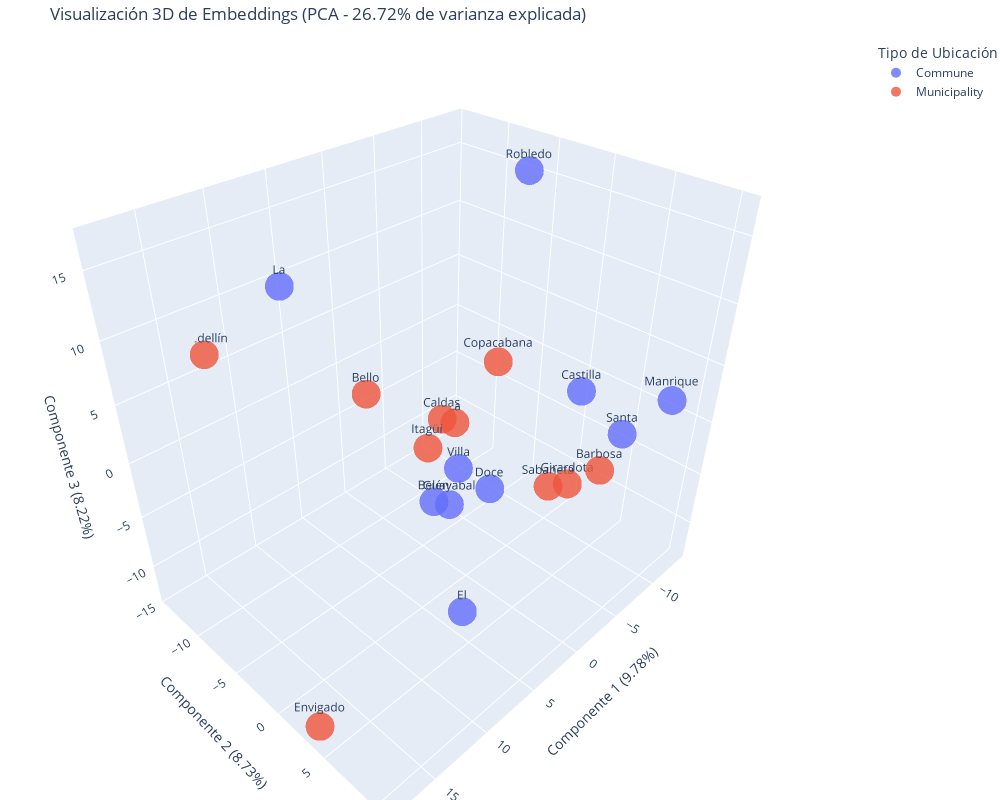

Notebook code for this chart:
### Markdown cell above
## Visualización de Embeddings con Reducción de Dimensionalidad

Los embeddings son vectores de alta dimensionalidad (cientos o miles de dimensiones), por lo que necesitamos reducir su dimensionalidad para visualizarlos. Usaremos PCA y t-SNE:

### Code cell
# Primero, aplicamos normalización a los embeddings para evitar problemas numéricos
import warnings
from sklearn.preprocessing import RobustScaler
from sklearn.exceptions import ConvergenceWarning

# Suprimir advertencias específicas de sklearn
warnings.filterwarnings('ignore', category=RuntimeWarning)
warnings.filterwarnings('ignore', category=ConvergenceWarning)

# Verificar si hay valores problemáticos en los embeddings
print(f"Verificando datos: NaN: {np.isnan(embeddings_array).any()}, "
      f"Inf: {np.isinf(embeddings_array).any()}")
print(f"Valor mínimo: {np.min(embeddings_array)}, Valor máximo: {np.max(embeddings_array)}")

# Limpiar datos: reemplazar valores inf y nan si existen
embeddings_clean = np.nan_to_num(embeddings_array, nan=0.0, posinf=1.0, neginf=-1.0)

# Usar RobustScaler que es menos sensible a valores atípicos
scaler = RobustScaler()
embeddings_scaled = scaler.fit_transform(embeddings_clean)

# Verificar nuevamente después de la limpieza y escalado
print(f"Después de limpieza: NaN: {np.isnan(embeddings_scaled).any()}, "
      f"Inf: {np.isinf(embeddings_scaled).any()}")
print(f"Valor mínimo: {np.min(embeddings_scaled)}, Valor máximo: {np.max(embeddings_scaled)}")

# Aplicar PCA con manejo de errores
try:
    # Usar svd_solver='arpack' que suele ser más estable para matrices problemáticas
    pca = PCA(n_components=3, svd_solver='arpack', random_state=42)
    embeddings_3d = pca.fit_transform(embeddings_scaled)
    varianza_explicada = pca.explained_variance_ratio_ * 100
    
    print(f"Varianza explicada por cada componente:")
    print(f"Componente 1: {varianza_explicada[0]:.2f}%")
    print(f"Componente 2: {varianza_explicada[1]:.2f}%")
    print(f"Componente 3: {varianza_explicada[2]:.2f}%")
    print(f"Total: {sum(varianza_explicada):.2f}%")
    
    # Si todo funciona bien con PCA, continuamos con la visualización
    viz_df = pd.DataFrame({
        'x': embeddings_3d[:, 0],
        'y': embeddings_3d[:, 1],
        'z': embeddings_3d[:, 2],
        'documento': [doc.split()[0] for doc in results['documents']],
        'documento_completo': results['documents'],
        'tipo': location_types
    })
    
    # Crear gráfico 3D interactivo
    fig = px.scatter_3d(
        viz_df, 
        x='x', 
        y='y', 
        z='z',
        color='tipo',
        hover_data=['documento_completo'],
        text='documento',
        title=f'Visualización 3D de Embeddings (PCA - {sum(varianza_explicada):.2f}% de varianza explicada)',
        labels={
            'x': f'Componente 1 ({varianza_explicada[0]:.2f}%)', 
            'y': f'Componente 2 ({varianza_explicada[1]:.2f}%)', 
            'z': f'Componente 3 ({varianza_explicada[2]:.2f}%)'
        }
    )
    
    fig.update_traces(
        marker=dict(size=10, opacity=0.8), 
        selector=dict(mode='markers+text'),
        textposition='top center'
    )
    
    fig.update_layout(
        scene=dict(
            xaxis_title=f'Componente 1 ({varianza_explicada[0]:.2f}%)',
            yaxis_title=f'Componente 2 ({varianza_explicada[1]:.2f}%)',
            zaxis_title=f'Componente 3 ({varianza_explicada[2]:.2f}%)'
        ),
        legend_title_text='Tipo de Ubicación',
        height=800,
        width=1000,
        margin=dict(l=0, r=0, t=40, b=0)
    )
    
    fig.show()
    
except Exception as e:
    print(f"Error al aplicar PCA: {e}")
    print("Intentando con un enfoque alternativo: UMAP")
    
    # Si PCA falla, intentamos con UMAP que es más robusto
    try:
        # Importar UMAP (si no está instalado, ejecute: pip install umap-learn)
        from umap import UMAP
        
        # UMAP es más robusto para embeddings
        reducer = UMAP(n_components=3, random_state=42)
        embeddings_3d = reducer.fit_transform(embeddings_clean)
        
        # Creamos la visualización con UMAP
        viz_df = pd.DataFrame({
            'x': embeddings_3d[:, 0],
            'y': embeddings_3d[:, 1],
            'z': embeddings_3d[:, 2],
            'documento': [doc.split()[0] for doc in results['documents']],
            'documento_completo': results['documents'],
            'tipo': location_types
        })
        
        fig = px.scatter_3d(
            viz_df, 
            x='x', 
            y='y', 
            z='z',
            color='tipo',
            hover_data=['documento_completo'],
            text='documento',
            title='Visualización 3D de Embeddings con UMAP',
            labels={'x': 'UMAP 1', 'y': 'UMAP 2', 'z': 'UMAP 3'}
        )
        
        fig.update_traces(
            marker=dict(size=10, opacity=0.8), 
            selector=dict(mode='markers+text'),
            textposition='top center'
        )
        
        fig.update_layout(
            scene=dict(
                xaxis_title='UMAP 1',
                yaxis_title='UMAP 2',
                zaxis_title='UMAP 3'
            ),
            legend_title_text='Tipo de Ubicación',
            height=800,
            width=1000
        )
        
        fig.show()
        
    except ImportError:
        print("UMAP no está instalado. Usando t-SNE en 3D como alternativa.")
        
        # Si UMAP no está disponible, usar t-SNE en 3D
        tsne = TSNE(n_components=3, perplexity=5, random_state=42)
        embeddings_3d = tsne.fit_transform(embeddings_clean)
        
        viz_df = pd.DataFrame({
            'x': embeddings_3d[:, 0],
            'y': embeddings_3d[:, 1],
            'z': embeddings_3d[:, 2],
            'documento': [doc.split()[0] for doc in results['documents']],
            'documento_completo': results['documents'],
            'tipo': location_types
        })
        
        fig = px.scatter_3d(
            viz_df, 
            x='x', 
            y='y', 
            z='z',
            color='tipo',
            hover_data=['documento_completo'],
            text='documento',
            title='Visualización 3D de Embeddings con t-SNE',
            labels={'x': 't-SNE 1', 'y': 't-SNE 2', 'z': 't-SNE 3'}
        )
        
        fig.update_traces(
            marker=dict(size=10, opacity=0.8), 
            selector=dict(mode='markers+text'),
            textposition='top center'
        )
        
        fig.update_layout(
            scene=dict(
                xaxis_title='t-SNE 1',
                yaxis_title='t-SNE 2',
                zaxis_title='t-SNE 3'
            ),
            legend_title_text='Tipo de Ubicación',
            height=800,
            width=1000
        )
        
        fig.show()

### Figure 1 — Plotly figure (JSON) as saved in the notebook; plotly's stock layout.template omitted (floating-point values rounded to 4 significant figures)
{"data": [{"customdata": [["Belén 8.83 217501 Arepa de Choclo Parque Biblioteca Belén 450"], ["La Candelaria 3.5 100000 Bandeja Paisa Plaza Botero 500"], ["El Poblado 23.1 130000 Sancocho Antioqueño Parque Lleras 800"], ["Robledo 13.5 150000 Empanadas Cerro El Volador 400"], ["Manrique 7.5 120000 Chorizo Antioqueño Parque de los Deseos 380"], ["Villa Hermosa 5.8 104450 Arepa de Queso Parque Biblioteca León de Greiff 390"], ["Guayabal 7.6 76355 Lechona Parque Juan Pablo II 420"], ["Castilla 6.2 110000 Frijoles con Chicharrón Parque Juanes de la Paz 370"], ["Santa Cruz 5.5 95000 Chicharrón Parque Santa Cruz 360"], ["Doce de Octubre 6.0 98000 Mondongo Parque Doce de Octubre 365"]], "hovertemplate": "tipo=Commune<br>Componente 1 (9.78%)=%{x}<br>Componente 2 (8.73%)=%{y}<br>Componente 3 (8.22%)=%{z}<br>documento=%{text}<br>documento_completo=%{customdata[0]}<extra></extra>", "legendgroup": "Commune", "marker": {"color": "#636efa", "opacity": 0.8, "size": 10, "symbol": "circle"}, "mode": "markers+text", "name": "Commune", "scene": "scene", "showlegend": true, "text": ["Belén", "La", "El", "Robledo", "Manrique", "Villa", "Guayabal", "Castilla", "Santa", "Doce"], "textposition": "top center", "type": "scatter3d", "x": [4.61, 6.483, 8.869, -9.563, -9.103, 5.419, 0.5446, -9.928, -4.108, -5.781], "y": [0.8085, -12.78, 7.694, -3.786, 10.53, 3.862, -1.514, 2.45, 9.959, -2.826], "z": [-2.616, 10.24, -5.433, 16.83, 4.201, 2.563, -6.742, 0.8048, 3.58, -9.606]}, {"customdata": [["Medellín 380.64 2533424 Bandeja Paisa Plaza Botero 850"], ["Bello 142.36 532154 Arepa de Chocolo Puerta del Norte Shopping Center 700"], ["Itagüí 21.09 276744 Empanadas Itagüí Central Park 650"], ["Envigado 78.78 228848 Sancocho Antioqueño Envigado Cultural Center 800"], ["Caldas 135.0 81275 Lechona La Valeria Ecological Park 500"], ["Sabaneta 15.0 79638 Chicharrón Parque de Sabaneta 750"], ["Copacabana 70.0 74884 Frijoles con Chicharrón Cerro de la Virgen 600"], ["La Estrella 35.0 70445 Mondongo El Romeral Ecological Reserve 620"], ["Girardota 78.0 63611 Arepa de Queso Parque Principal de Girardota 580"], ["Barbosa 206.0 55969 Chorizo Antioqueño Parque de las Aguas 550"]], "hovertemplate": "tipo=Municipality<br>Componente 1 (9.78%)=%{x}<br>Componente 2 (8.73%)=%{y}<br>Componente 3 (8.22%)=%{z}<br>documento=%{text}<br>documento_completo=%{customdata[0]}<extra></extra>", "legendgroup": "Municipality", "marker": {"color": "#EF553B", "opacity": 0.8, "size": 10, "symbol": "circle"}, "mode": "markers+text", "name": "Municipality", "scene": "scene", "showlegend": true, "text": ["Medellín", "Bello", "Itagüí", "Envigado", "Caldas", "Sabaneta", "Copacabana", "La", "Girardota", "Barbosa"], "textposition": "top center", "type": "scatter3d", "x": [12.34, 7.936, 4.995, 18.12, -8.683, -1.783, -0.7915, -13.51, -2.232, -3.836], "y": [-14.33, -2.16, 0.5997, 3.394, -11.32, 5.991, 1.59, -14.25, 7.301, 8.776], "z": [6.449, 6.777, 2.272, -12.84, -8.069, -1.895, 7.082, -12.38, -1.188, -0.03523]}], "layout": {"height": 800, "legend": {"title": {"text": "Tipo de Ubicación"}, "tracegroupgap": 0}, "margin": {"b": 0, "l": 0, "r": 0, "t": 40}, "scene": {"domain": {"x": [0, 1], "y": [0, 1]}, "xaxis": {"title": {"text": "Componente 1 (9.78%)"}}, "yaxis": {"title": {"text": "Componente 2 (8.73%)"}}, "zaxis": {"title": {"text": "Componente 3 (8.22%)"}}}, "title": {"text": "Visualización 3D de Embeddings (PCA - 26.72% de varianza explicada)"}, "width": 1000}}
